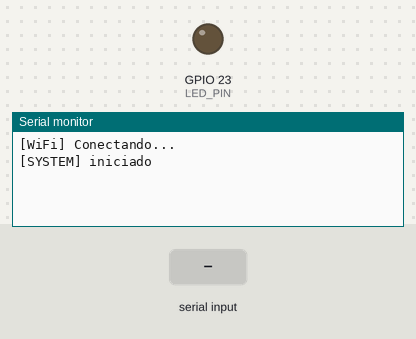
The sketch below on a simulated ESP32. Parts: output pins drawn as LEDs (lit = HIGH), the last lines printed to the serial monitor. The test bench sets the inputs (shaded band). WiFi joins after 1.5 s; servers stay silent unless stated; random numbers use the default seed unless the sketch sets one; no MQTT or app messages arrive unless stated.

Above: at 1.2 s.
1.3 s: "ALERTA:\n" received over Serial
At 2.2 s:
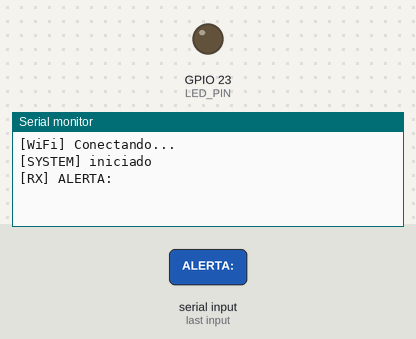
2.8 s: "1\n" received over Serial
At 3.4 s:
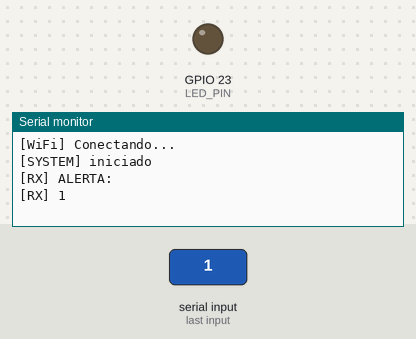

Measured:
- after the input at 1.3 s, the serial monitor: prints a new line at once (image 1)
- after the input at 2.8 s, the serial monitor: prints a new line at once (image 2)

The sketch:

alertaVoz_ESP32.ino
```cpp
#include <WiFi.h>
#include <PubSubClient.h>
#include <ArduinoJson.h>

// WiFi
const char* ssid = "Merino";
const char* password = "1234567m";

// MQTT
const char* mqtt_server = "broker.hivemq.com";
const int mqtt_port = 1883;

WiFiClient espClient;
PubSubClient client(espClient);

// Hardware
#define LED_PIN 23
#define BUZZER_PIN 22

bool alertaActiva = false;
String ultimaPalabra = "";
int contadorAlertas = 0;

unsigned long inicioAlerta = 0;
const unsigned long TIEMPO_ALERTA = 3000;

// Timers
unsigned long lastWiFiTry = 0;
unsigned long lastMQTTTry = 0;

void conectarWiFi() {
  Serial.println("[WiFi] Conectando...");
  WiFi.mode(WIFI_STA);
  WiFi.begin(ssid, password);
}

void verificarWiFi() {
  if (WiFi.status() == WL_CONNECTED) return;

  if (millis() - lastWiFiTry > 10000) {
    lastWiFiTry = millis();
    Serial.println("[WiFi] reconectando...");
    WiFi.disconnect();
    WiFi.begin(ssid, password);
  }
}

bool conectarMQTT() {
  if (WiFi.status() != WL_CONNECTED) return false;

  String clientId = "ESP32_" + String(random(10000));

  Serial.println("[MQTT] intentando conectar...");

  bool ok = client.connect(clientId.c_str());

  if (ok) {
    Serial.println("[MQTT] conectado OK");
    client.publish("ubo/g2/sistema", "ESP32 conectado");
  } else {
    Serial.print("[MQTT] fallo, estado=");
    Serial.println(client.state());
  }

  return ok;
}

void verificarMQTT() {
  if (WiFi.status() != WL_CONNECTED) return;

  if (client.connected()) return;

  if (millis() - lastMQTTTry > 5000) {
    lastMQTTTry = millis();
    conectarMQTT();
  }
}

void publicarEstado(String estado) {

  if (!client.connected()) {
    Serial.println("[ERROR] MQTT no conectado");
    return;
  }

  StaticJsonDocument<300> doc;

  doc["estado"] = estado;
  doc["palabra"] = ultimaPalabra;
  doc["contador"] = contadorAlertas;
  doc["ip"] = WiFi.localIP().toString();
  doc["rssi"] = WiFi.RSSI();
  doc["duracion"] = TIEMPO_ALERTA;
  doc["timestamp"] = millis();
  doc["destinatario"] = "Juan";
  doc["ubicacion"] = "Talagante";
  doc["mensaje"] = "ALERTA";

  String payload;
  serializeJson(doc, payload);

  bool ok = client.publish("ubo/g2/alerta", payload.c_str());

  if (ok) {
    Serial.println("[MQTT] publish OK");
  } else {
    Serial.println("[MQTT] publish FALLÓ");
  }
}

void activarAlerta(String palabra) {

  if (alertaActiva) return;

  ultimaPalabra = palabra;
  contadorAlertas++;

  digitalWrite(LED_PIN, HIGH);
  tone(BUZZER_PIN, 2000);

  alertaActiva = true;
  inicioAlerta = millis();

  publicarEstado("ACTIVA");
}

void verificarAlerta() {
  if (!alertaActiva) return;

  if (millis() - inicioAlerta > TIEMPO_ALERTA) {
    digitalWrite(LED_PIN, LOW);
    noTone(BUZZER_PIN);

    alertaActiva = false;

    publicarEstado("INACTIVA");
  }
}

void procesarSerial() {

  if (!Serial.available()) return;

  String msg = Serial.readStringUntil('\n');
  msg.trim();

  Serial.println("[RX] " + msg);

  if (msg.startsWith("ALERTA:")) {
    String palabra = msg.substring(7);
    palabra.trim();

    if (palabra.length() > 0) {
      activarAlerta(palabra);
    }
  }
}

void setup() {

  Serial.begin(115200);

  pinMode(LED_PIN, OUTPUT);
  pinMode(BUZZER_PIN, OUTPUT);

  digitalWrite(LED_PIN, LOW);
  noTone(BUZZER_PIN);

  randomSeed(micros());

  conectarWiFi();

  client.setServer(mqtt_server, mqtt_port);

  Serial.println("[SYSTEM] iniciado");
}

void loop() {

  verificarWiFi();
  verificarMQTT();

  if (client.connected()) {
    client.loop();
  }

  procesarSerial();
  verificarAlerta();
}
```
